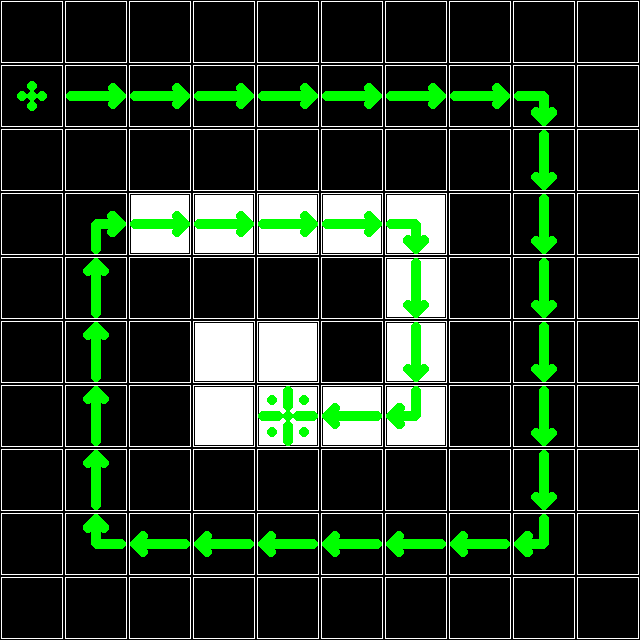

This is a level from a 2D game, rendered from its Tiled map with the project's own tilesets. A one-line summary and the complete map file follow:
An orthogonal 10x10 tile map with 64x64 px tiles, 3 tile layers (platforms, path1, blocks).

<map version="1.10" tiledversion="1.10.2" orientation="orthogonal" renderorder="right-down" width="10" height="10" tilewidth="64" tileheight="64" infinite="0" nextlayerid="4" nextobjectid="1">
 <tileset firstgid="1" source="map_icons.tsx" />
 <layer id="2" name="platforms" width="10" height="10">
  <data encoding="csv">
0,0,0,0,0,0,0,0,0,0,
0,0,0,0,0,0,0,0,0,0,
0,0,0,0,0,0,0,0,0,0,
0,0,30,30,30,30,30,0,0,0,
0,0,0,0,0,0,30,0,0,0,
0,0,0,30,30,0,30,0,0,0,
0,0,0,30,30,30,30,0,0,0,
0,0,0,0,0,0,0,0,0,0,
0,0,0,0,0,0,0,0,0,0,
0,0,0,0,0,0,0,0,0,29
</data>
 </layer>
 <layer id="1" name="path1" width="10" height="10">
  <data encoding="csv">
0,0,0,0,0,0,0,0,0,0,
31,5,5,5,5,5,5,5,21,0,
0,0,0,0,0,0,0,0,18,0,
0,24,5,5,5,5,21,0,18,0,
0,20,0,0,0,0,18,0,18,0,
0,20,0,0,0,0,18,0,18,0,
0,20,0,0,32,19,22,0,18,0,
0,20,0,0,0,0,0,0,18,0,
0,23,19,19,19,19,19,19,22,0,
0,0,0,0,0,0,0,0,0,0
</data>
 </layer>
 <layer id="3" name="blocks" width="10" height="10">
  <data encoding="csv">
29,29,29,29,29,29,29,29,29,29,
0,0,0,0,0,0,0,0,0,29,
29,29,29,29,29,29,29,29,0,29,
29,0,0,0,0,0,0,29,0,29,
29,0,29,29,29,29,0,29,0,29,
29,0,29,0,0,29,0,29,0,29,
29,0,29,0,0,0,0,29,0,29,
29,0,29,29,29,29,29,29,0,29,
29,0,0,0,0,0,0,0,0,29,
29,29,29,29,29,29,29,29,29,0
</data>
 </layer>
</map>
